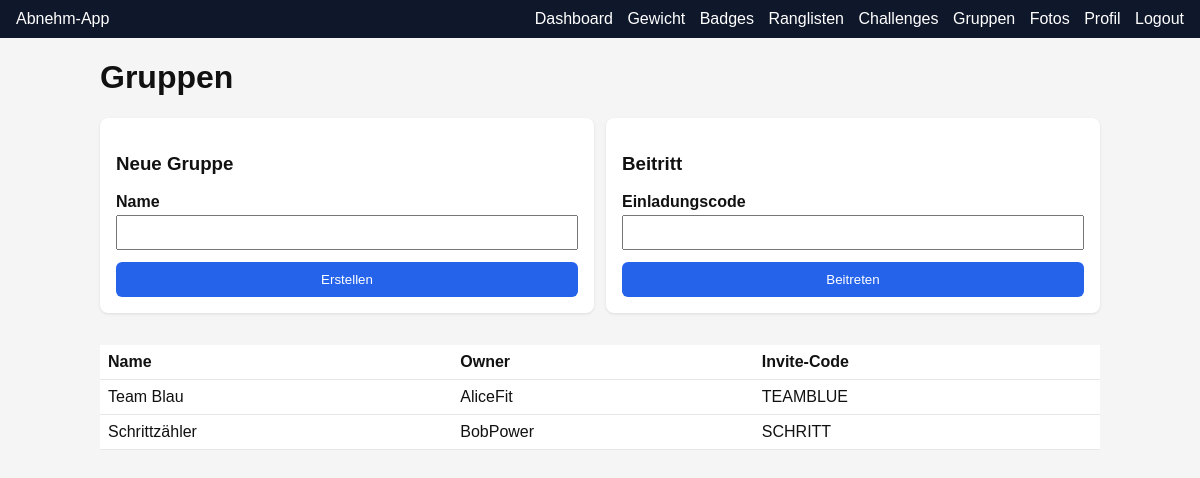
The app's page /groups (signed in) with its own data.
### tables this page shows
CREATE TABLE groups (
    id INT AUTO_INCREMENT PRIMARY KEY,
    name VARCHAR(150),
    owner_user_id INT,
    invite_code VARCHAR(50) UNIQUE,
    is_closed TINYINT DEFAULT 0,
    created_at DATETIME,
    FOREIGN KEY (owner_user_id) REFERENCES users(id) ON DELETE CASCADE
);

CREATE TABLE users (
    id INT AUTO_INCREMENT PRIMARY KEY,
    email VARCHAR(255) NOT NULL UNIQUE,
    nickname VARCHAR(100) NOT NULL UNIQUE,
    password_hash VARCHAR(255) NOT NULL,
    password_token VARCHAR(64) NULL,
    password_token_expires DATETIME NULL,
    created_at DATETIME,
    updated_at DATETIME,
    is_public TINYINT DEFAULT 1,
    height_cm INT NULL,
    birth_year INT NULL,
    activity_level VARCHAR(20) NULL,
    start_weight DECIMAL(5,2) NULL,
    goal_weight DECIMAL(5,2) NULL,
    goal_date DATE NULL,
    streak_freeze_credits INT DEFAULT 1,
    deleted_at DATETIME NULL
);

### app/routes.php (called while the page is built, shortened)
<?php
$routes = [
    'GET' => [
        '/' => ['DashboardController', 'index'],
        '/login' => ['AuthController', 'showLogin'],
        '/register' => ['AuthController', 'showRegister'],
        '/logout' => ['AuthController', 'logout'],
        '/password/forgot' => ['AuthController', 'showForgot'],
        '/password/reset' => ['AuthController', 'showReset'],
        '/profile' => ['ProfileController', 'show'],
        '/weighins' => ['WeighInController', 'index'],
        '/weighins/export' => ['ExportImportController', 'export'],
        '/import' => ['ExportImportController', 'showImport'],
        '/badges' => ['BadgeController', 'index'],
        '/leaderboards' => ['LeaderboardController', 'index'],
        '/groups' => ['GroupController', 'index'],
        '/challenges' => ['ChallengeController', 'index'],
        '/photos' => ['PhotoController', 'index'],
    ],
    'POST' => [
        '/login' => ['AuthController', 'login'],
        '/register' => ['AuthController', 'register'],
        '/password/forgot' => ['AuthController', 'forgot'],
        '/password/reset' => ['AuthController', 'reset'],
        '/profile/update' => ['ProfileController', 'update'],
        '/profile/password' => ['ProfileController', 'changePassword'],
        '/profile/delete' => ['ProfileController', 'delete'],
        '/weighins/create' => ['WeighInController', 'create'],
        '/weighins/import' => ['ExportImportController', 'import'],
        '/groups/create' => ['GroupController', 'create'],
        '/groups/join' => ['GroupController', 'join'],
        '/groups/{id}/remove' => ['GroupController', 'removeMember'],
        '/challenges/join' => ['ChallengeController', 'join'],
        '/photos/upload' => ['PhotoController', 'upload'],
    ],
];

### app/bootstrap.php (called while the page is built, shortened)
<?php
spl_autoload_register(function ($class) {
    $prefix = 'App\\';
    $base_dir = __DIR__ . '/';
    $len = strlen($prefix);
    $relative_class = substr($class, $len);
    $file = $base_dir . str_replace('\\', '/', $relative_class) . '.php';
});
function view(string $template, array $data = []) {
    extract($data);
    require __DIR__ . '/views/' . $template . '.php';
    return ob_get_clean();
}
function e($value) {
    return htmlspecialchars((string)$value, ENT_QUOTES, 'UTF-8');
}
function auth_user() {
    return $_SESSION['user'] ?? null;
}

### app/controllers/GroupController.php (called while the page is built, shortened)
<?php
class GroupController
{
    private Group $groups;
    public function __construct(\PDO $pdo)
    {
        $this->groups = new Group($pdo);
    }
    public function index()
    {
        $all = $this->groups->all();
        return view('groups/index', ['title' => 'Gruppen', 'groups' => $all]);
    }
}

### app/models/Group.php (called while the page is built, shortened)
<?php
class Group
{
    private \PDO $pdo;
    public function __construct(\PDO $pdo) { $this->pdo = $pdo; }
    public function all()
    {
        return $this->pdo->query('SELECT g.*, u.nickname AS owner_nick FROM groups g JOIN users u ON u.id=g.owner_user_id')->fetchAll();
    }
}

### app/views/groups/index.php (the view, shortened to what this page needs)
<h1>Gruppen</h1>
<section class="grid">
    <div class="card">
        <h3>Neue Gruppe</h3>
        <form method="POST" action="/groups/create">
            <label>Name<br><input type="text" name="name" required></label>
            <button type="submit">Erstellen</button>
        </form>
    </div>
    <div class="card">
        <h3>Beitritt</h3>
        <form method="POST" action="/groups/join">
            <label>Einladungscode<br><input type="text" name="invite_code" required></label>
            <button type="submit">Beitreten</button>
        </form>
    </div>
</section>
<table>
    <thead><tr><th>Name</th><th>Owner</th><th>Invite-Code</th></tr></thead>
    <tbody>
    <?php foreach ($groups as $g): ?>
        <tr>
            <td><?= e($g['name']) ?></td>
            <td><?= e($g['owner_nick']) ?></td>
            <td><?= e($g['invite_code']) ?></td>
        </tr>
    <?php endforeach; ?>
    </tbody>
</table>
<?php $content = ob_get_clean(); include __DIR__ . '/../layout.php'; ?>

### public/index.php (shortened to what this page needs)
<?php
require __DIR__ . '/../app/bootstrap.php';
$path = parse_url($_SERVER['REQUEST_URI'], PHP_URL_PATH) ?? '/';
$method = $_SERVER['REQUEST_METHOD'];
require __DIR__ . '/../app/routes.php';
foreach ($routes[$method] as $pattern => $handler) {
    $regex = '#^' . preg_replace('#\{([a-zA-Z0-9_]+)\}#', '(?P<$1>[^/]+)', $pattern) . '$#';
    if (preg_match($regex, $path, $matches)) {
        foreach ($matches as $k => $v) {
            if (is_int($k)) unset($matches[$k]);
        }
        [$controller, $action] = $handler;
        $instance = new $controllerClass($pdo);
        echo $instance->$action($matches);
        exit;
    }
}

### public/assets/css/app.css (style rules this page uses)
body { font-family: Arial, sans-serif; margin:0; padding:0; background:#f5f5f5; color:#111; }
.card { background:#fff; padding:16px; margin-bottom:16px; border-radius:8px; box-shadow:0 1px 3px rgba(0,0,0,0.1); }
.grid { display:grid; grid-template-columns:repeat(auto-fit,minmax(220px,1fr)); gap:12px; margin-bottom:16px; }
label { display:block; font-weight:600; margin-bottom:8px; }
input, select, button, textarea { width:100%; padding:8px; margin-top:4px; box-sizing:border-box; }
button, .button { background:#2563eb; color:#fff; border:none; padding:10px 14px; border-radius:6px; cursor:pointer; text-decoration:none; display:inline-block; }
table { width:100%; border-collapse:collapse; background:#fff; margin-top:12px; }
table th, table td { padding:8px; border-bottom:1px solid #e5e7eb; text-align:left; }

### records on screen
groups: name "Team Blau", owner_user.nickname "AliceFit", invite_code "TEAMBLUE"
groups: name "Schrittzähler", owner_user.nickname "BobPower", invite_code "SCHRITT"
